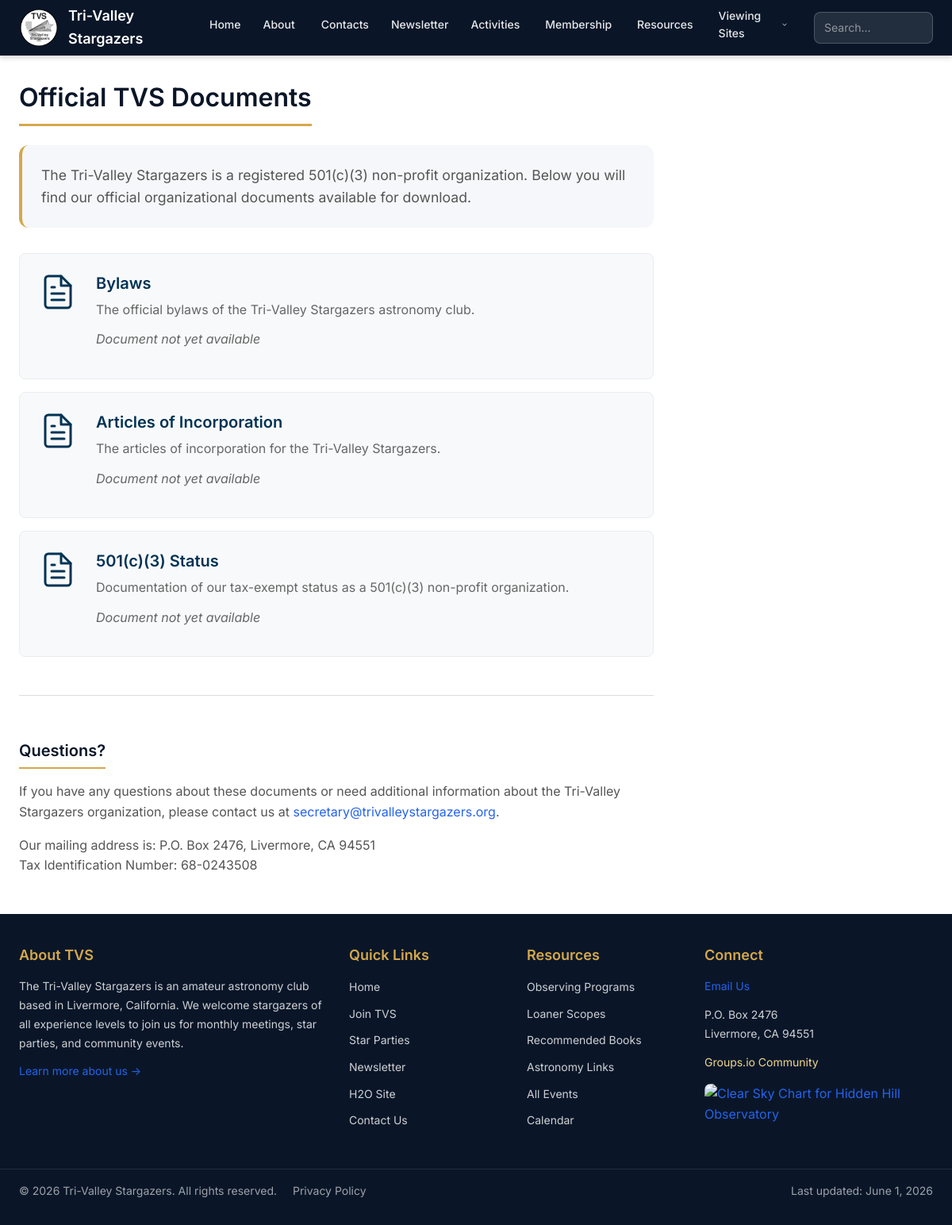
The app's page /official-documents.php with its own data.
### tables this page shows
CREATE TABLE IF NOT EXISTS official_documents (
    id INT AUTO_INCREMENT PRIMARY KEY,
    doc_type VARCHAR(100) NOT NULL,
    title VARCHAR(255) NOT NULL,
    description TEXT,
    filename VARCHAR(255),
    file_path VARCHAR(500),
    file_size INT,
    sort_order INT DEFAULT 0,
    is_active TINYINT DEFAULT 1,
    uploaded_by INT,
    updated_at DATETIME DEFAULT CURRENT_TIMESTAMP,
    UNIQUE KEY unique_doc_type (doc_type),
    FOREIGN KEY (uploaded_by) REFERENCES users(id)
);

### includes/db.php (called while the page is built, shortened)
<?php
class Database {
    private static $instance = null;
    private $pdo;
    private function __construct() {
        try {
            $dsn = 'mysql:host=' . DB_HOST . ';dbname=' . DB_NAME . ';charset=' . DB_CHARSET;
            $this->pdo = new PDO($dsn, DB_USER, DB_PASS);
            $this->pdo->setAttribute(PDO::ATTR_ERRMODE, PDO::ERRMODE_EXCEPTION);
            $this->pdo->setAttribute(PDO::ATTR_DEFAULT_FETCH_MODE, PDO::FETCH_ASSOC);
            $this->pdo->setAttribute(PDO::ATTR_EMULATE_PREPARES, false);
        } catch (PDOException $e) {
            error_log('Database connection failed: ' . $e->getMessage());
            throw new Exception('Database connection failed');
        }
    }
    public static function getInstance(): self {
        if (self::$instance === null) {
            self::$instance = new self();
        }
        return self::$instance;
    }
    public function query(string $sql, array $params = []): array {
        $stmt = $this->pdo->prepare($sql);
        $stmt->execute($params);
        return $stmt->fetchAll();
    }
}
function db(): Database {
    return Database::getInstance();
}
function dbQuery(string $sql, array $params = []): array {
    return db()->query($sql, $params);
}

### official-documents.php (the view, shortened to what this page needs)
<?php
require_once __DIR__ . '/includes/db.php';
require_once __DIR__ . '/includes/functions.php';
$documents = dbQuery(
    "SELECT * FROM official_documents WHERE is_active = 1 ORDER BY sort_order ASC, title ASC"
);
include __DIR__ . '/includes/templates/header.php';
?>
<h1 class="title">Official TVS Documents</h1>
<div class="documents-page">
    <p class="intro">
        The Tri-Valley Stargazers is a registered 501(c)(3) non-profit organization.
        Below you will find our official organizational documents available for download.
    </p>
    <?php if ($documents): ?>
    <div class="documents-list">
        <?php foreach ($documents as $doc): ?>
        <div class="document-item">
            <div class="document-icon">
            </div>
            <div class="document-info">
                <h3><?= e($doc['title']) ?></h3>
                <?php if ($doc['description']): ?>
                <p><?= e($doc['description']) ?></p>
                <?php endif; ?>
                <?php if ($doc['file_path'] && file_exists(ROOT_PATH . '/' . $doc['file_path'])): ?>
                <p class="document-meta">
                    <a href="<?= e($doc['file_path']) ?>" target="_blank" class="btn btn-primary">
                        Download PDF
                    </a>
                    <span class="file-size">(<?= formatFileSize($doc['file_size']) ?>)</span>
                </p>
                <?php else: ?>
                <p class="document-unavailable">
                    <em>Document not yet available</em>
                </p>
                <?php endif; ?>
            </div>
        </div>
        <?php endforeach; ?>
    </div>
    <?php else: ?>
    <p>No documents are currently available.</p>
    <?php endif; ?>
    <div class="documents-contact">
        <h2 class="subtitle">Questions?</h2>
        <p>
            If you have any questions about these documents or need additional information about the
            Tri-Valley Stargazers organization, please contact us at
            <span class="contact-link" data-user="secretary" data-domain="trivalleystargazers.org">secretary@trivalleystargazers.org</span>.
        </p>
        <p>
            Our mailing address is: P.O. Box 2476, Livermore, CA 94551<br>
            Tax Identification Number: 68-0243508
        </p>
    </div>
</div>
<?php include __DIR__ . '/includes/templates/footer.php'; ?>

### tvs.css (style rules this page uses)
:root { --color-primary: #0a1628; --color-primary-light: #1a2d4a; --color-accent: #d4a84b; --color-accent-light: #f0d78c; --color-bg: #ffffff; --color-bg-alt: #f5f7fa; --color-text: #2c3e50; --color-text-light: #64748b; --color-border: #e2e8f0; --color-link: #2563eb; --color-link-hover: #1d4ed8; --color-success: #22c55e; --color-warning: #f59e0b; --color-error: #ef4444; --font-primary: 'Inter', -apple-system, BlinkMacSystemFont, 'Segoe UI', Roboto, sans-serif; --font-heading: 'Inter', -apple-system, BlinkMacSystemFont, 'Segoe UI', Roboto, sans-serif; --text-xs: 0.75rem; --text-sm: 0.875rem; --text-base: 1rem; --text-lg: 1.125rem; --text-xl: 1.25rem; --text-2xl: 1.5rem; --text-3xl: 2rem; --text-4xl: 2.5rem; --space-1: 0.25rem; --space-2: 0.5rem; --space-3: 0.75rem; --space-4: 1rem; --space-5: 1.25rem; --space-6: 1.5rem; --space-8: 2rem; --space-10: 2.5rem; --space-12: 3rem; --space-16: 4rem; --max-width: 1200px; --header-height: 70px; --banner-height: 280px; --shadow-sm: 0 1px 2px rgba(0, 0, 0, 0.05); --shadow: 0 1px 3px rgba(0, 0, 0, 0.1), 0 1px 2px rgba(0, 0, 0, 0.06); --shadow-md: 0 4px 6px rgba(0, 0, 0, 0.1), 0 2px 4px rgba(0, 0, 0, 0.06); --shadow-lg: 0 10px 15px rgba(0, 0, 0, 0.1), 0 4px 6px rgba(0, 0, 0, 0.05); --transition-fast: 150ms ease; --transition-base: 200ms ease; --transition-slow: 300ms ease; --radius-sm: 0.25rem; --radius: 0.5rem; --radius-lg: 0.75rem; --radius-xl: 1rem; }
*, *::before, *::after { box-sizing: border-box; }
* { margin: 0; padding: 0; }
html { font-size: 16px; scroll-behavior: smooth; -webkit-text-size-adjust: 100%; }
body { font-family: var(--font-primary); font-size: var(--text-base); line-height: 1.6; color: var(--color-text); background-color: var(--color-bg); min-height: 100vh; -webkit-font-smoothing: antialiased; -moz-osx-font-smoothing: grayscale; }
img, picture, video, canvas, svg { display: block; max-width: 100%; height: auto; }
p, h1, h2, h3, h4, h5, h6 { overflow-wrap: break-word; }
h1, h2, h3, h4, h5, h6 { font-family: var(--font-heading); font-weight: 600; line-height: 1.3; color: var(--color-text); }
h1 { font-size: var(--text-4xl); }
h2 { font-size: var(--text-3xl); }
h3 { font-size: var(--text-2xl); }
p { margin-bottom: var(--space-4); }
.intro { background: var(--color-bg-alt); padding: var(--space-6); border-radius: var(--radius-lg); margin-bottom: var(--space-6); border-left: 4px solid var(--color-accent); }
h1.title { font-size: var(--text-3xl); color: var(--color-primary); padding-bottom: var(--space-3); margin-bottom: var(--space-6); border-bottom: 3px solid var(--color-accent); display: inline-block; }
h2.subtitle, .subtitle { font-size: var(--text-xl); color: var(--color-primary); font-weight: 600; margin-top: var(--space-6); margin-bottom: var(--space-4); padding-bottom: var(--space-2); border-bottom: 2px solid var(--color-accent); display: inline-block; }

### official-documents.php (style rules this page uses)
.documents-page { max-width: 800px; }
.documents-page .intro { font-size: 1.1rem; margin-bottom: 2rem; color: #555; }
.documents-list { margin: 2rem 0; }
.document-item { display: flex; gap: 1.5rem; padding: 1.5rem; margin-bottom: 1rem; background: #f8f9fa; border-radius: 8px; border: 1px solid #e9ecef; }
.document-icon { flex-shrink: 0; color: #003354; }
.document-info h3 { margin: 0 0 0.5rem 0; color: #003354; font-size: 1.25rem; }
.document-info p { margin: 0 0 0.75rem 0; color: #666; }
.document-unavailable { color: #999; }
.documents-contact { margin-top: 3rem; padding-top: 2rem; border-top: 1px solid #ddd; }
.documents-contact p { color: #555; }

### records on screen
official_documents: title "Bylaws", description "The official bylaws of the Tri-Valley Stargazers astronomy club.", shows "Document not yet available"
official_documents: title "Articles of Incorporation", description "The articles of incorporation for the Tri-Valley Stargazers.", shows "Document not yet available"
official_documents: title "501(c)(3) Status", description "Documentation of our tax-exempt status as a 501(c)(3) non-profit organization.", shows "Document not yet available"

### other values on screen
$lastUpdateDate "June 1, 2026"
